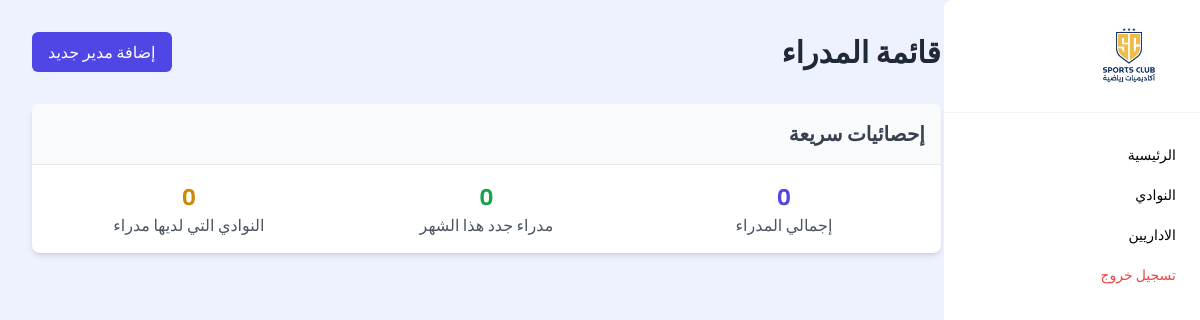
/admin_dashboard/viewDirector, run on an earlier commit of the app's database.
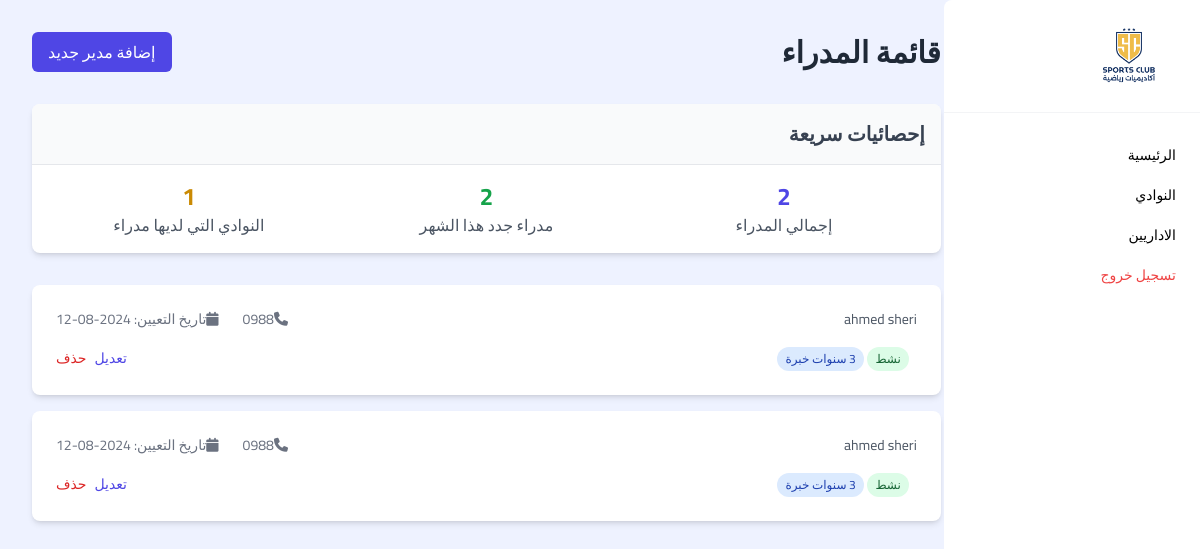
And on a later commit of the database.
### accounts/models.py (models this page shows, shortened)
class UserProfile(models.Model):
    user = models.OneToOneField(User, on_delete=models.CASCADE)
    account_type = models.CharField(max_length=250, choices=AccountTypeChoices)
    creation_date = models.DateTimeField(auto_now_add=True)
    director_profile = models.ForeignKey('DirectorProfile', on_delete=models.SET_NULL, null=True, blank=True)
    student_profile = models.ForeignKey('StudentProfile', on_delete=models.SET_NULL, null=True, blank=True)
    Coach_profile = models.ForeignKey('CoachProfile', on_delete=models.SET_NULL, null=True, blank=True)

class DirectorProfile(models.Model):
    full_name = models.CharField(max_length=50)
    phone = models.CharField(max_length=50)
    club = models.ForeignKey('ClubsModel', on_delete=models.SET_NULL, null=True)
    creation_date = models.DateTimeField(auto_now_add=True)

class ClubsModel(models.Model):
    name = models.CharField(max_length=250, null=True, verbose_name="اسم الاكادمية")
    city = models.CharField(max_length=255, choices = citys, null=True, verbose_name="المدينة")
    district = models.CharField(max_length=250, null=True, verbose_name="الحي")
    street = models.CharField(max_length=250, null=True, verbose_name="الشارع")
    creation_date = models.DateTimeField(auto_now_add=True)

### admin_dashboard/views.py (the view)
# urls.py: path('viewDirector', views.viewDirector, name="viewDirector"),
def viewDirector(request):
    date_time_now = datetime.now()
    directors = UserProfile.objects.filter(account_type='2')
    this_month_directors = directors.filter(creation_date__year=date_time_now.year, creation_date__month=date_time_now.month)
    Clubs = ClubsModel.objects.all()
    Directors = DirectorProfile.objects.all()
    clubs_have_Director = 0
    for i in Clubs:
        if Directors.filter(club=i).exists():clubs_have_Director+=1
        break
    return render(request, 'admin_dashboard/Director/viewDirector.html', {'directors':directors, 'this_month_directors':this_month_directors, 'clubs_have_Director':clubs_have_Director})

### templates/admin_dashboard/Director/viewDirector.html (shortened to what this page needs)
{% extends "base_admin_dashboard.html" %} {% load static %} {% block content %}
<section class="bg-indigo-50 w-full min-h-screen p-4 md:p-8">
  <div class="max-w-6xl mx-auto md:pr-[20%]">
    <div class="flex justify-between items-center mb-8">
      <h1 class="text-3xl font-bold text-gray-800">قائمة المدراء</h1>
      <a
        href="{% url 'addDirector' %}"
        class="bg-indigo-600 text-white px-4 py-2 rounded-md hover:bg-indigo-700 transition duration-300 ease-in-out"
        >إضافة مدير جديد</a
      >
    </div>
    <div class="bg-white rounded-lg shadow-md overflow-hidden mb-8">
      <div class="p-4 bg-gray-50 border-b border-gray-200">
        <h2 class="text-xl font-semibold text-gray-700">إحصائيات سريعة</h2>
      </div>
      <div class="p-4 grid grid-cols-1 md:grid-cols-3 gap-4">
        <div class="text-center">
          <p class="text-2xl font-bold text-indigo-600">{{directors.count}}</p>
          <p class="text-gray-600">إجمالي المدراء</p>
        </div>
        <div class="text-center">
          <p class="text-2xl font-bold text-green-600">{{this_month_directors.count}}</p>
          <p class="text-gray-600">مدراء جدد هذا الشهر</p>
        </div>
        <div class="text-center">
          <p class="text-2xl font-bold text-yellow-600">{{clubs_have_Director}}</p>
          <p class="text-gray-600">النوادي التي لديها مدراء</p>
        </div>
      </div>
    </div>
    <ul class="space-y-4">
      {% for director in directors %}
      <li class="bg-white rounded-lg shadow-md overflow-hidden">
        <div class="p-6">
          <div
            class="flex flex-col md:flex-row md:items-center md:justify-between"
          >
            <div class="mb-4 md:mb-0">
              <p class="text-sm text-gray-600">{{director.director_profile.club.name}}</p>
            </div>
            <div
              class="flex flex-col md:flex-row md:items-center space-y-2 md:space-y-0 md:space-x-4 rtl:space-x-reverse"
            >
              <span class="text-sm text-gray-500"
                ><i class="fas fa-phone mr-2"></i>{{director.director_profile.phone}}</span
              >
              <span class="text-sm text-gray-500"
                ><i class="fas fa-calendar mr-2"></i>تاريخ التعيين:
                {{director.creation_date|date:'Y-m-d'}}</span
              >
            </div>
          </div>
          <div class="mt-4 flex flex-wrap justify-between items-center">
            <div class="mt-2 md:mt-0">
              <span
                class="inline-block bg-green-100 text-green-800 text-xs px-2 py-1 rounded-full mr-2"
                >نشط</span
              >
              <span
                class="inline-block bg-blue-100 text-blue-800 text-xs px-2 py-1 rounded-full"
                >3 سنوات خبرة</span
              >
            </div>
            <div class="mt-4 md:mt-0 flex space-x-2 rtl:space-x-reverse">
              <a
                href="{% url 'editDirector' director.id %}"
                class="text-indigo-600 hover:text-indigo-800 text-sm font-medium"
                >تعديل</a
              >
              <a
                href="{% url 'deleteDirector' director.id %}"
                class="text-red-600 hover:text-red-800 text-sm font-medium"
                >حذف</a
              >
            </div>
          </div>
        </div>
      </li>
      {% endfor %}
    </ul>
  </div>
</section>
{% endblock content %}

What changed in the data, as far as the page shows it:
added UserProfile: director_profile.club.name "ahmed sheri", director_profile.phone "0988", creation_date "2024-08-12"
added UserProfile: director_profile.club.name "ahmed sheri", director_profile.phone "0988", creation_date "2024-08-12"
Also different on the page:
{{ directors.count }}: "0" → "2"
{{ this_month_directors.count }}: "0" → "2"
{{ clubs_have_Director }}: "0" → "1"
